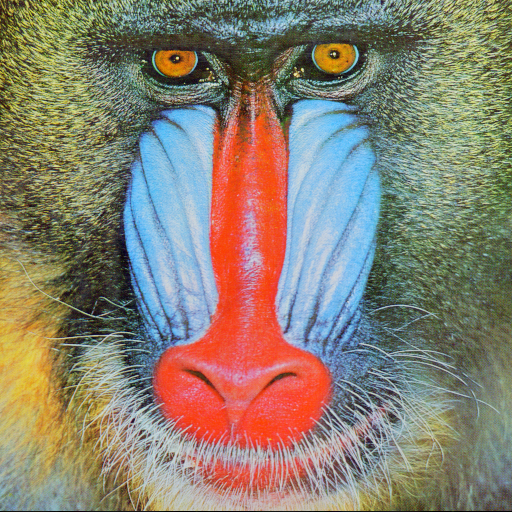
#> input picture processamento-de-imagens-coloridas/baboon.png, 512 x 512 px
$ jupyter execute processamento-de-imagens-coloridas.ipynb
#> lines starting #> are read from the running program, lines starting #| are printed output that depends on the picture
[cell 1]
#imports
import numpy as np
import matplotlib.pyplot as plt
import cv2 as cv
import math

[cell 2]
#Import to ignore warnings
import warnings
warnings.filterwarnings("ignore")

[cell 3]
#plot
def plotImages(images):
    canais = ['Convertida', 'Canal 1', 'Canal 2', 'Canal 3']
    _, ax = plt.subplots(1, len(images), figsize=(3 * len(images), 3))
    for i in range(len(images)):
        if(i == 0):
            ax[i].axis('off')
            ax[i].set_title(canais[i])
            ax[i].imshow(images[i])
        else:
            ax[i].axis('off')
            ax[i].set_title(canais[i])
            ax[i].imshow(images[i],cmap='gray')
    plt.show()

[cell 4]
#rgb -> hsi
def RGB2HSI(img):
    with np.errstate(divide='ignore', invalid='ignore'):

        bgr = np.float32(img)/255

        blue = bgr[:,:,0]
        green = bgr[:,:,1]
        red = bgr[:,:,2]

        def calc_intensity(red, blue, green):
            return np.divide(blue + green + red, 3)

        def calc_saturation(red, blue, green):
            minimum = np.minimum(np.minimum(red, green), blue)
            saturation = 1 - (3 / (red + green + blue + 0.001) * minimum)

            return saturation

        def calc_hue(red, blue, green):
            hue = np.copy(red)

            for i in range(0, blue.shape[0]):
                for j in range(0, blue.shape[1]):
                    hue[i][j] = 0.5 * ((red[i][j] - green[i][j]) + (red[i][j] - blue[i][j])) / \
                                math.sqrt((red[i][j] - green[i][j])**2 +
                                        ((red[i][j] - blue[i][j]) * (green[i][j] - blue[i][j])))
                    hue[i][j] = math.acos(hue[i][j])

                    if blue[i][j] <= green[i][j]:
                        hue[i][j] = hue[i][j]
                    else:
                        hue[i][j] = ((360 * math.pi) / 180.0) - hue[i][j]

            return hue

        hsi = cv.merge((calc_hue(red, blue, green), calc_saturation(red, blue, green), calc_intensity(red, blue, green)))
        return hsi

[cell 5]
#bgr -> cmy
def BGR2CMYK(img):
    img = img.astype(np.float64)/255.
    K = 1 - np.max(img, axis=2)
    C = (1-img[...,2] - K)/(1-K)
    M = (1-img[...,1] - K)/(1-K)
    Y = (1-img[...,0] - K)/(1-K)

    cmyk = (np.dstack((C,M,Y,K)) * 255).astype(np.uint8)
    return cmyk

[cell 6]
baboon = cv.imread("baboon.png")
#> baboon is the input picture: shape (512, 512, 3); mean B, G, R 113.1, 128.9, 137.4
cube = cv.imread("rgbcube_kBKG.png")
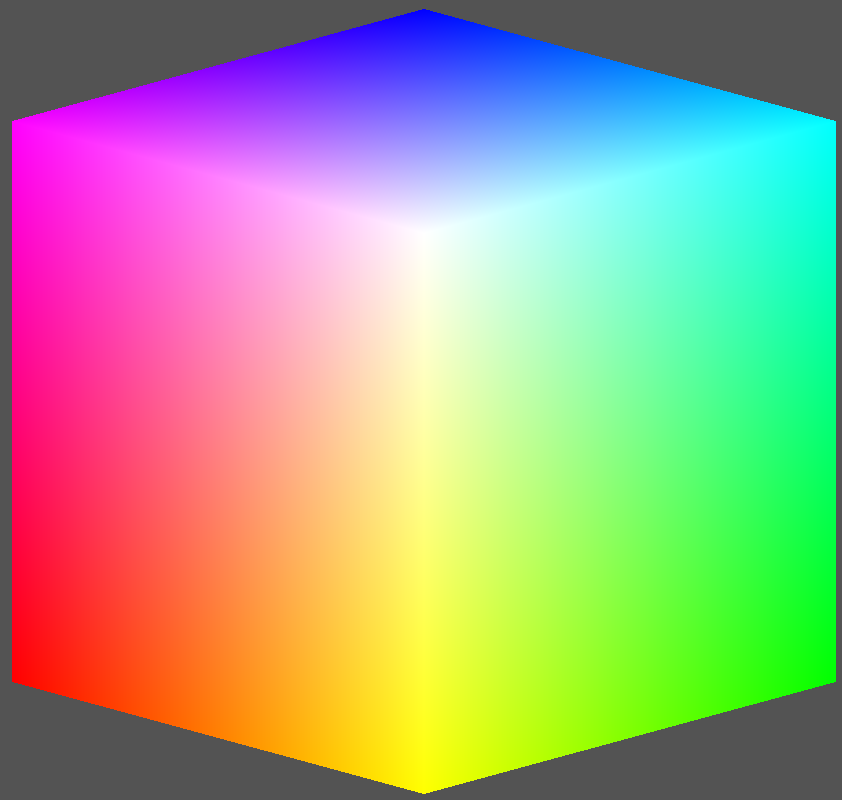
#> input picture processamento-de-imagens-coloridas/rgbcube_kBKG.png, 842 x 800 px
#> cube is the input picture: shape (800, 842, 3); mean B, G, R 137.1, 163.4, 163.4
rgb = cv.imread("rgb.png")
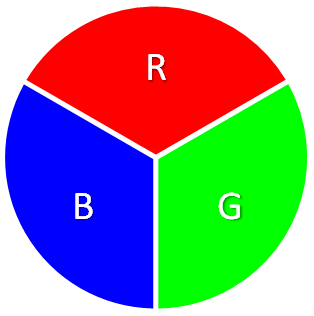
#> input picture processamento-de-imagens-coloridas/rgb.png, 314 x 316 px
#> rgb is the input picture: shape (316, 314, 3); mean B, G, R 137.2, 137.5, 137.5
images = np.array([baboon,cube,rgb], dtype=object)

### BGR $\rightarrow$ RGB

[cell 7]
def RGB(img):
    img = cv.cvtColor(img, cv.COLOR_BGR2RGB)
    rgb = cv.split(img)
    images = [img, rgb[0], rgb[1],rgb[2]]
    plotImages(images)
for i in images:
    RGB(i)
#> this loop made 3 passes

### BGR $\rightarrow$ NTSC

[cell 8]
def YCrCB(img):
    img = cv.cvtColor(img,cv.COLOR_BGR2YCrCb)
    ycrcb = cv.split(img)
    images = [img, ycrcb[0], ycrcb[1],ycrcb[2]]
    plotImages(images)
for i in images:
    YCrCB(i)

### BGR $\rightarrow$ HSV

[cell 9]
def HSV(img):
    img = cv.cvtColor(img,cv.COLOR_BGR2HSV)
    hsv = cv.split(img)
    images = [img, hsv[0], hsv[1],hsv[2]]
    plotImages(images)
for i in images:
    HSV(i)

### BGR $\rightarrow$ HSI

[cell 10]
def HSI(img):
    img = cv.cvtColor(img,cv.COLOR_BGR2RGB)
    img = RGB2HSI(img)
    hsi = cv.split(img)
    images = [img, hsi[0], hsi[1],hsi[2]]
    plotImages(images)
for i in images:
    HSI(i)
#> this loop made 3 passes
#> pass 1, in RGB2HSI, `green = bgr[:,:,1]`:
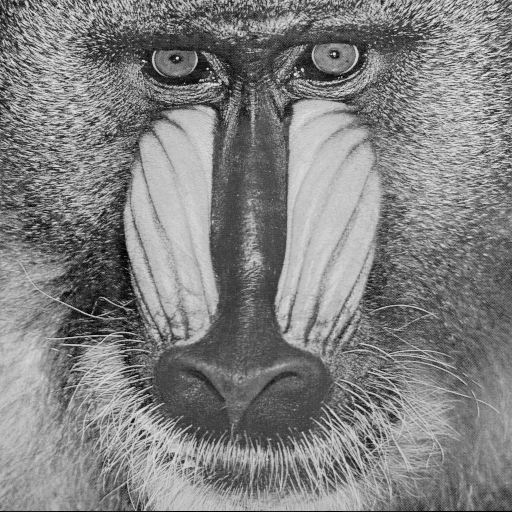
#> green: shape (512, 512) float32; min 0, max 0.925, mean 0.505
#> pass 1, in RGB2HSI, `red = bgr[:,:,2]`:
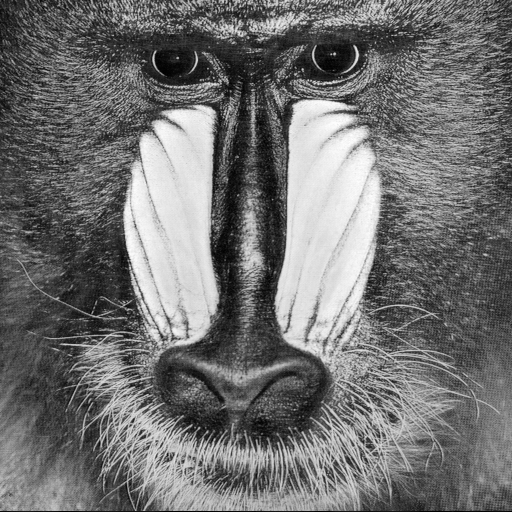
#> red: shape (512, 512) float32; min 0, max 1, mean 0.444

### BGR $\rightarrow$ LAB

[cell 11]
def LAB(img):
    img = cv.cvtColor(img,cv.COLOR_BGR2LAB)
    lab = cv.split(img)
    images = [img, lab[0], lab[1],lab[2]]
    plotImages(images)
for i in images:
    LAB(i)

### BGR $\rightarrow$ CIE XYZ

[cell 12]
def XYZ(img):
    img = cv.cvtColor(img, cv.COLOR_BGR2XYZ)
    xyz = cv.split(img)
    images = [img, xyz[0], xyz[1], xyz[2]]
    plotImages(images)
for i in images:
    XYZ(i)
#> this loop made 3 passes
#> pass 1, in plotImages (call 16), `plt.show()`:
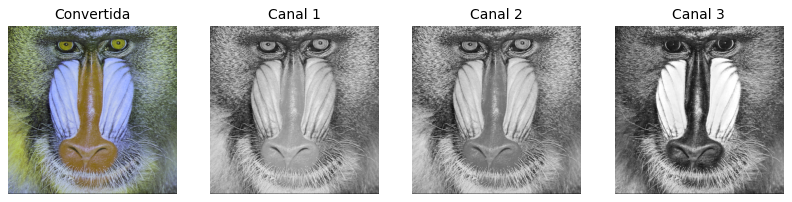
#> figure drawn by matplotlib, 4 panels

### BGR $\rightarrow$ CMYK

[cell 13]
def CMYK(img):
    img = BGR2CMYK(img)
    cmyk = cv.split(img)
    images = [img, cmyk[0], cmyk[1], cmyk[2]]
    plotImages(images)
for i in images:
    CMYK(i)
#> this loop made 3 passes
#> pass 1, in BGR2CMYK, `K = 1 - np.max(img, axis=2)`:
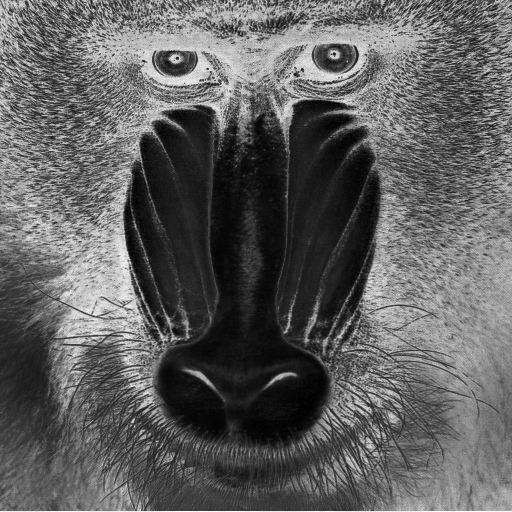
#> K: shape (512, 512) float64; min 0, max 1, mean 0.375
#> pass 1, in BGR2CMYK, `C = (1-img[...,2] - K)/(1-K)`:
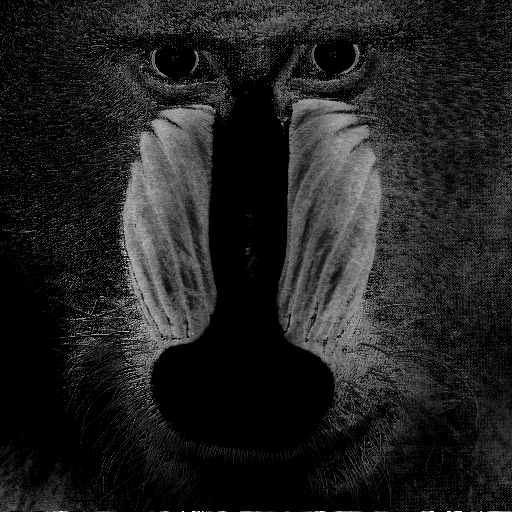
#> C: shape (512, 512) float64; 0.01% of the values are NaN or infinite; the others: min 0, max 1, mean 0.131; drawn with min black, max white, NaN and infinite black
#> pass 1, in BGR2CMYK, `M = (1-img[...,1] - K)/(1-K)`:
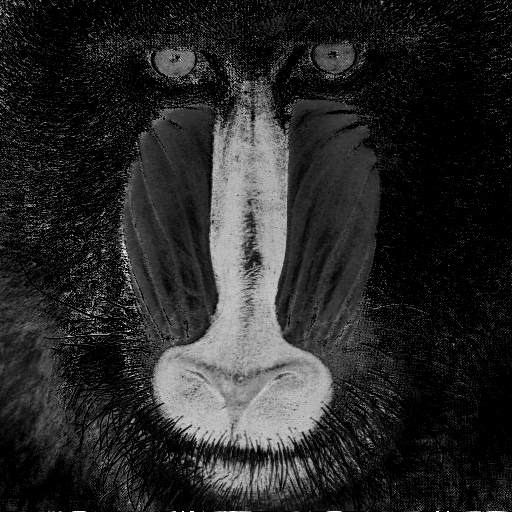
#> M: shape (512, 512) float64; 0.01% of the values are NaN or infinite; the others: min 0, max 1, mean 0.158; drawn with min black, max white, NaN and infinite black
#> pass 1, in plotImages (call 19), `plt.show()`:
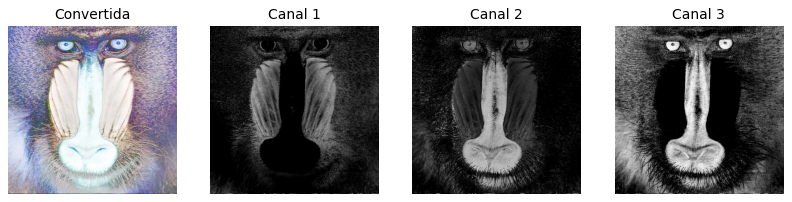
#> figure drawn by matplotlib, 4 panels
#> pass 2, in plotImages (call 20), `plt.show()`:
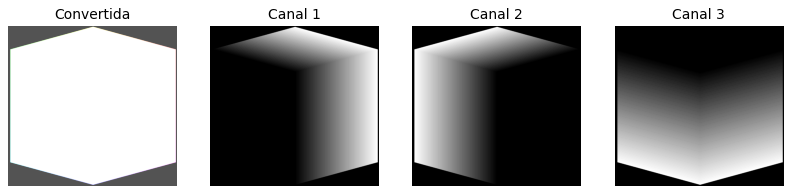
#> figure drawn by matplotlib, 4 panels
